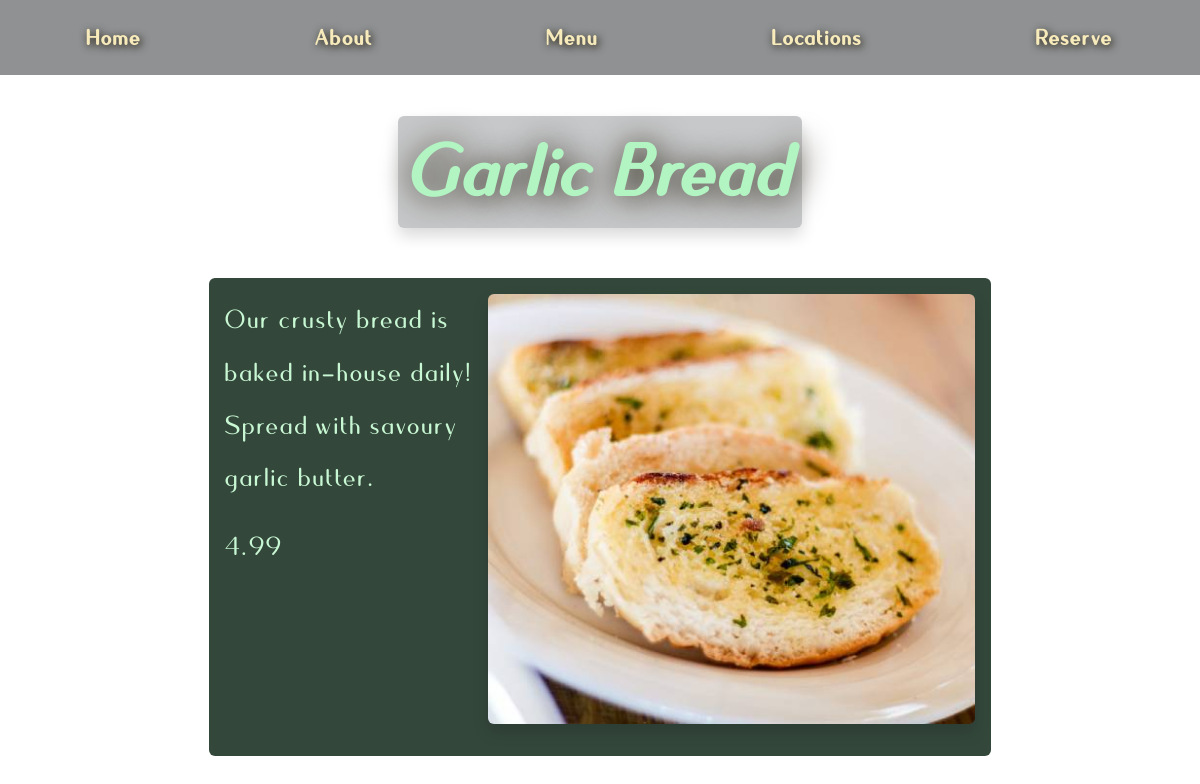
The page /detail/4 on the database its author committed.
### main_site/models.py (models this page shows, shortened)
class MenuItem(models.Model):
    name = models.CharField(
        max_length=NAME_MAX_LEN,
        unique=True,
        blank=True,
        null=True
    )
    description = models.CharField(max_length=TEXT_MAX_LEN, blank=True, null=True)
    price = models.DecimalField(
        max_digits=MAX_NUM,
        decimal_places=2,
        blank=True,
        null=True
    )
    type = models.CharField(
        max_length=NAME_MAX_LEN,
        choices=MENU_CATEGORIES,
        blank=True,
        null=True
    )
    author = models.ForeignKey(
        User,
        on_delete=models.PROTECT,
        blank=True,
        null=True
    )
    is_available = models.BooleanField(default=True)
    date_added = models.DateTimeField(auto_now_add=True)
    image = models.ImageField(upload_to='main_site', blank=True, null=True)

### main_site/views.py (the view)
# urls.py: path('detail/<int:pk>', views.MenuItemDetailView.as_view(), name='menu_item')
class MenuItemDetailView(generic.DetailView):
    model = models.MenuItem
    template_name = 'main/menu_item_detail.html'

### templates/main/menu_item_detail.html (shortened to what this page needs)
{% extends 'main/base.html' %}
{% load static %}
{% block page_class %}menu_detail{% endblock %}
{% block heading_class %}page_heading{% endblock %}
{% block heading %}{{ object.name }}{% endblock %}
{% block content %}
    <div class="menu_item rounded my-1 mx-auto p-3">
        <div class="menu_description">
            <p>{{ object.description}}</p>
            <p>{{ object.price }}</p>
        </div>
        <figure class="menu_image">
            <img
                src="{{ object.image.url }}"
                alt="{{ object.name }}"
                class="w-100 rounded shadow"
            />
        </figure>
    </div>
{% endblock %}

### main_site/static/css/style.css (style rules this page uses)
:root { --bgDark: rgba(0, 25, 10, 0.8); --textLight: #c8f8d3; --textDark: #00190a; --primaryDark: rgba(25, 20, 0, 0.8); --textFocus: #74bb83; --textAlt: #f7eabb; --textShadow: #191400; }
body { font-family: 'Quesha', sans-serif; }
h2, p, .bgDark { color: var(--textLight); }
p, label, a, li, dd { font-size: 1.8rem; letter-spacing: 0.1rem; }
.menu_card, .menu_item, .location_card, .form_card { color: var(--textAlt); }
.menu_item { background-color: var(--bgDark); display: grid; grid-template-columns: 35% 1fr; width: 70%; }
.menu_description p { font-size: 2.2rem; }

### rows shown on the page
MenuItem: name "Garlic Bread", description "Our crusty bread is baked in-house daily! Spread with savoury garlic butter.", price "4.99", image (picture)
